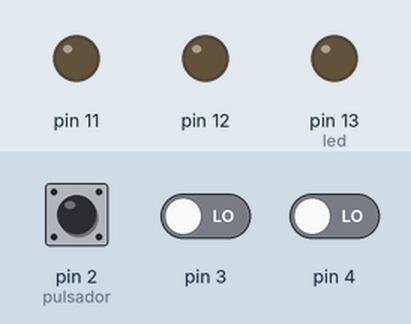
Recording of a sketch running on a simulated Arduino Uno, built with avr-gcc and run on an emulated ATmega328P. Parts: output pins drawn as LEDs (lit = HIGH). The test bench sets the inputs (shaded band); at power-on: pin 2 (pulsador) LOW, pin 3 LOW, pin 4 LOW.

Above: at 1.2 s.
1.3 s: pin 2 (pulsador) pulled HIGH for 0.15 s
At 1.4 s:
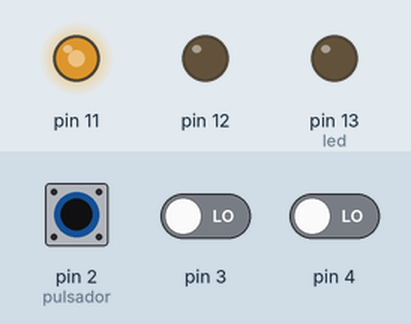
3.0 s: pin 3 driven HIGH
At 4.2 s:
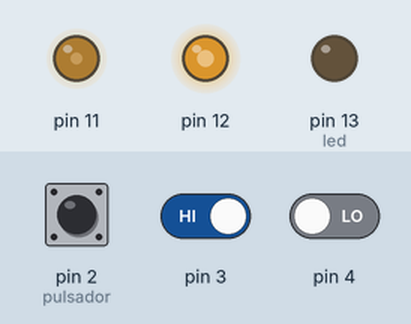
4.5 s: pin 4 driven HIGH
At 5.0 s:
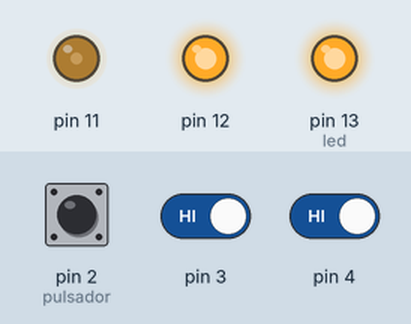
6.0 s: pin 2 (pulsador) pulled HIGH for 1 s
At 6.6 s:
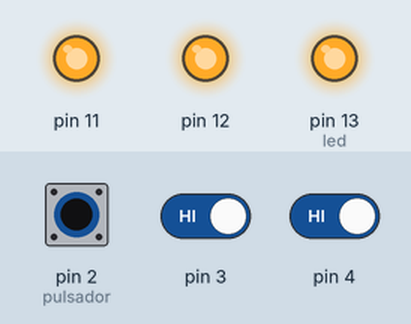
8.5 s: pin 3 driven LOW
At 9.2 s:
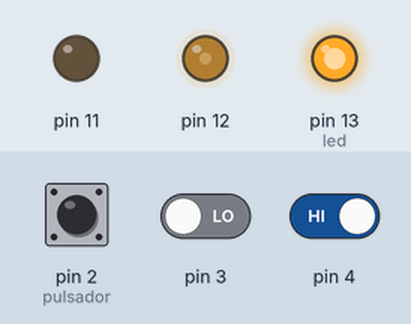
10.0 s: pin 4 driven LOW
At 10.8 s:
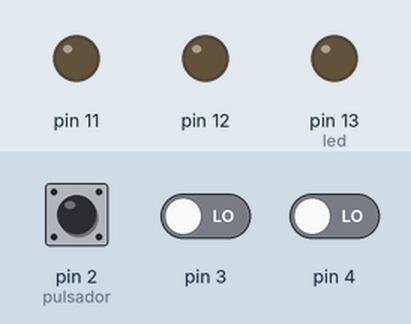
Timing chart, 0 to 12.5 s (numbered marks = the images above; inputs shaded):
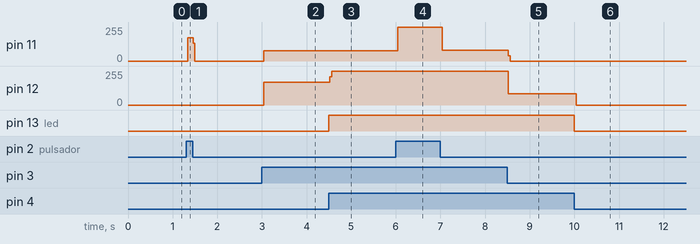

Measured:
- after the input at 1.3 s, pin 11: 0/255 → 176/255 at once, → 0/255 0.12 s later
- after the input at 3.0 s, pin 11: 0/255 → 78/255 at once; pin 12: 0/255 → 171/255 at once
- after the input at 4.5 s, pin 12: 171/255 → 255/255 at once; pin 13 (led): LOW → HIGH at once
- after the input at 6.0 s, pin 11: 78/255 → 255/255 at once, → 79/255 1.0 s later
- after the input at 8.5 s, pin 11: 79/255 → 0/255 at once; pin 12: 255/255 → 85/255 at once
- after the input at 10.0 s, pin 12: 85/255 → 0/255 at once; pin 13 (led): HIGH → LOW at once

The sketch:

ejercicio3_02_05_24.ino
```cpp
// etiquetas, son nombres que se declaran a los terminales
int pulsador=2; //Pin donde se encuentra el pulsador, entrada
int led=13; //Pin donde se encuentra el LED, salida
//------------------------------------
//Funcion principal
//------------------------------------
void setup() // Se ejecuta cada vez que el Arduino se inicia
{
pinMode(pulsador, INPUT); //Configurar el pulsador como una entrada
pinMode(3, INPUT);
pinMode(4, INPUT);
pinMode(led,OUTPUT); //Configurar el LED como una salida
pinMode(12, OUTPUT);
pinMode(11, OUTPUT);
}
//------------------------------------
//Funcion ciclicla
//------------------------------------
void loop() // Esta funcion se mantiene ejecutando
{


  if(digitalRead(4)==HIGH)
  {
    digitalWrite(13, HIGH);
    digitalWrite(12, HIGH);
  }
  else
  {
    digitalWrite(13, LOW);
    digitalWrite(12, LOW);
  }


  if(digitalRead(3)==HIGH)
  {
    digitalWrite(11, HIGH);
    digitalWrite(12, HIGH);
  }
  else
  {
    digitalWrite(11, LOW);
    digitalWrite(12, LOW);
  }


  if(digitalRead(2)==HIGH)
  {
    digitalWrite(11, HIGH);
    digitalWrite(10, HIGH);
  }
  else
  {
    digitalWrite(11, LOW);
    digitalWrite(10, LOW);
  }

}
```
